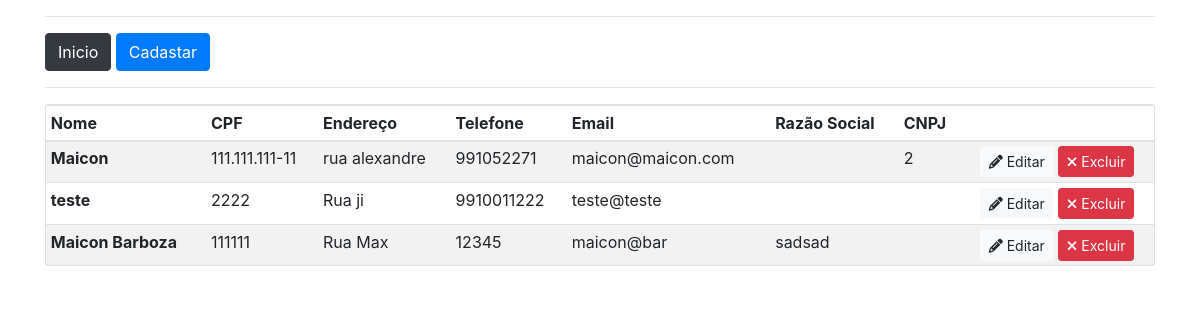
The app's page /view/index.php with its own data.
### tables this page shows
CREATE TABLE `usuarios` (
  `id` bigint(20) UNSIGNED NOT NULL,
  `nome` varchar(100) NOT NULL,
  `telefone` varchar(13) NOT NULL,
  `email` varchar(100) NOT NULL,
  `endereco` varchar(100) NOT NULL,
  `cpf` varchar(15) NOT NULL,
  `cnpj` varchar(16) DEFAULT NULL,
  `razao_social` varchar(100) DEFAULT NULL
);

### model/banco.php (called while the page is built, shortened)
<?php
class Banco{
    protected $mysqli;
    private function conexao(){
        $this->mysqli = new mysqli(BD_SERVIDOR, BD_USUARIO , BD_SENHA, BD_BANCO);
    }
    public function getUsuarios(){
        $result = $this->mysqli->query("SELECT * FROM usuarios");
        while($row = $result->fetch_array(MYSQLI_ASSOC)){
            $array[] = $row;
        }
        return $array;
    }
}
?>

### controller/ControllerListar.php (the view)
<?php
require_once("../model/banco.php");
class listarController{
    private $lista;
    public function __construct(){
        $this->lista = new Banco();
        $this->criarTabela();
    }
    private function criarTabela(){
        $row = $this->lista->getUsuarios();
        foreach ($row as $value){
            echo "<tr>";
            echo "<th>".$value['nome'] ."</th>";
            echo "<td>".$value['cpf'] ."</td>";
            echo "<td>".$value['endereco'] ."</td>";
            echo "<td>".$value['telefone'] ."</td>";
            echo "<td>".$value['email'] ."</td>";
            echo "<td>".$value['razao_social'] ."</td>";
            echo "<td>".$value['cnpj'] ."</td>";
            echo "<td><center><a class='btn btn-light btn-sm mr-1' href='editar.php?id=".$value['id']."'><i class='fas fa-pencil-alt mr-1'></i>Editar</a><a class='btn btn-danger btn-sm' href='../controller/ControllerDeletar.php?id=".$value['id']."'><i class='fas fa-times mr-1'></i>Excluir</a></center></td>";
            echo "</tr>";
        }
    }
}

### view/index.php (shortened to what this page needs)
<?php require_once("../controller/ControllerListar.php");?>
<!DOCTYPE html>
<html lang="pt-br">
<?php include("head.php"); ?>
<body>
    <div class="container">
        <?php include("menu.php"); ?>
        <div class="card">
            <div class="table-responsive">
                <table class="table table-sm table-striped" style="margin-bottom: 0;">
                    <thead>
                        <tr>
                            <th scope="col">Nome</th>
                            <th scope="col">CPF</th>
                            <th scope="col">Endereço</th>
                            <th scope="col">Telefone</th>
                            <th scope="col">Email</th>
                            <th scope="col">Razão Social</th>
                            <th scope="col">CNPJ</th>
                            <th scope="col"></th>
                        </tr>
                    </thead>
                    <tbody>
                        <?php new listarController();  ?>
                    </tbody>
                </table>
            </div>
        </div>
    </div>
</body>
</html>

### view/head.php (shortened to what this page needs)
<head>
    <link rel="stylesheet" href="https://stackpath.bootstrapcdn.com/bootstrap/4.1.1/css/bootstrap.min.css">
</head>

### view/menu.php
<hr>
<a href="index.php" class="btn btn-dark">Inicio</a>
<a href="cadastro.php" class="btn btn-primary">Cadastar</a>
<hr>

### records on screen
usuarios: nome "Maicon", cpf "111.111.111-11", endereco "rua alexandre", telefone "991052271", email "maicon@maicon.com", cnpj "2"
usuarios: nome "teste", cpf "2222", endereco "Rua ji", telefone "9910011222", email "teste@teste"
usuarios: nome "Maicon Barboza", cpf "111111", endereco "Rua Max", telefone "12345", email "maicon@bar", razao_social "sadsad"
